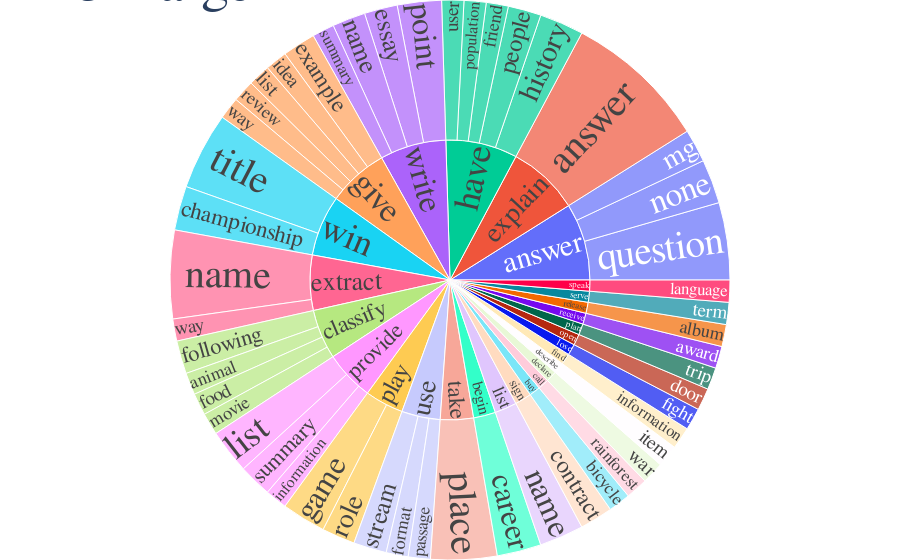

The notebook cell this image was saved under:
### Code cell
# import pandas as pd
# import json
# import tqdm

# model =   'google/t5-v1_1-large'
# category = 'All'
# df_model = pd.read_csv(f'./d_{model}/{category}.csv')
# data = df_model['0'].dropna().tolist()
# print(len(data))

# raw_phrases_l = []
# count = 0
# for instruction in tqdm.tqdm(data):
#     instruction = re.sub(r"[^a-zA-Z0-9\s]", "", instruction)
#     try:
#         verb, noun = find_root_verb_and_its_dobj_in_string(instruction)
#         raw_phrases_l.append({
#             "verb": verb,
#             "noun": noun,
#             "instruction": instruction
#         })
#     except Exception as e:
#         #print(e)
#         #print(instruction)
#         count +=1
# print('error count:', count)
# raw_phrases_l = pd.DataFrame(raw_phrases_l)
# phrases_l = pd.DataFrame(raw_phrases_l).dropna()
# phrases_l[["verb", "noun"]].groupby(["verb", "noun"]).size().sort_values(ascending=False)
# phrases_l.to_csv('t5-large-verb-pairs.csv', index=False)

# import os
# import plotly.graph_objects as go
# import plotly.express as px

# df["blank"] = "ROOT"

phrases_l = pd.read_csv('t5-large-verb-pairs.csv')
df = phrases_l.groupby(["verb", "noun"]).size().sort_values(ascending=False).head(50).reset_index().rename(columns={0: "count"})

#df = df[df["count"] > 30]
print(df)
fig = px.sunburst(df, path=['verb', 'noun'], values='count')
# fig.update_layout(uniformtext=dict(minsize=10, mode='hide'))
fig.update_layout(
    title="T5-Large",
    margin=dict(l=0, r=0, t=0, b=0),
    font_family="Times New Roman",
    font=dict(size=40)
)

fig.show()
os.makedirs('./output', exist_ok=True)
fig.write_image(f"./output/t5-piechart.svg")

### Figure 1 — Plotly figure (JSON) as saved in the notebook; plotly's stock layout.template omitted (floating-point values rounded to 4 significant figures)
{"data": [{"branchvalues": "total", "domain": {"x": [0, 1], "y": [0, 1]}, "hovertemplate": "labels=%{label}<br>count=%{value}<br>parent=%{parent}<br>id=%{id}<extra></extra>", "ids": ["release/album", "classify/animal", "explain/answer", "receive/award", "buy/bicycle", "begin/career", "win/championship", "sign/contract", "open/door", "write/essay", "give/example", "lose/fight", "classify/following", "classify/food", "use/format", "have/friend", "play/game", "have/history", "give/idea", "find/information", "provide/information", "describe/item", "speak/language", "give/list", "provide/list", "answer/mg", "classify/movie", "extract/name", "list/name", "write/name", "answer/none", "use/passage", "have/people", "take/place", "write/point", "have/population", "answer/question", "call/rainforest", "give/review", "play/role", "use/stream", "provide/summary", "write/summary", "serve/term", "win/title", "plan/trip", "have/user", "declare/war", "extract/way", "give/way", "answer", "begin", "buy", "call", "classify", "declare", "describe", "explain", "extract", "find", "give", "have", "list", "lose", "open", "plan", "play", "provide", "receive", "release", "serve", "sign", "speak", "take", "use", "win", "write"], "labels": ["album", "animal", "answer", "award", "bicycle", "career", "championship", "contract", "door", "essay", "example", "fight", "following", "food", "format", "friend", "game", "history", "idea", "information", "information", "item", "language", "list", "list", "mg", "movie", "name", "name", "name", "none", "passage", "people", "place", "point", "population", "question", "rainforest", "review", "role", "stream", "summary", "summary", "term", "title", "trip", "user", "war", "way", "way", "answer", "begin", "buy", "call", "classify", "declare", "describe", "explain", "extract", "find", "give", "have", "list", "lose", "open", "plan", "play", "provide", "receive", "release", "serve", "sign", "speak", "take", "use", "win", "write"], "name": "", "parents": ["release", "classify", "explain", "receive", "buy", "begin", "win", "sign", "open", "write", "give", "lose", "classify", "classify", "use", "have", "play", "have", "give", "find", "provide", "describe", "speak", "give", "provide", "answer", "classify", "extract", "list", "write", "answer", "use", "have", "take", "write", "have", "answer", "call", "give", "play", "use", "provide", "write", "serve", "win", "plan", "have", "declare", "extract", "give", "", "", "", "", "", "", "", "", "", "", "", "", "", "", "", "", "", "", "", "", "", "", "", "", "", "", ""], "type": "sunburst", "values": [2, 2, 13, 2, 2, 4, 4, 3, 2, 3, 3, 2, 3, 2, 2, 2, 4, 4, 2, 2, 2, 2, 2, 2, 4, 3, 2, 8, 4, 3, 4, 2, 3, 6, 4, 2, 7, 2, 2, 3, 3, 3, 2, 2, 7, 2, 2, 2, 2, 2, 14, 4, 2, 2, 9, 2, 2, 13, 10, 2, 11, 13, 4, 2, 2, 2, 7, 9, 2, 2, 2, 3, 2, 6, 7, 11, 12]}], "layout": {"font": {"family": "Times New Roman", "size": 40}, "legend": {"tracegroupgap": 0}, "margin": {"b": 0, "l": 0, "r": 0, "t": 0}, "title": {"text": "T5-Large"}}}
